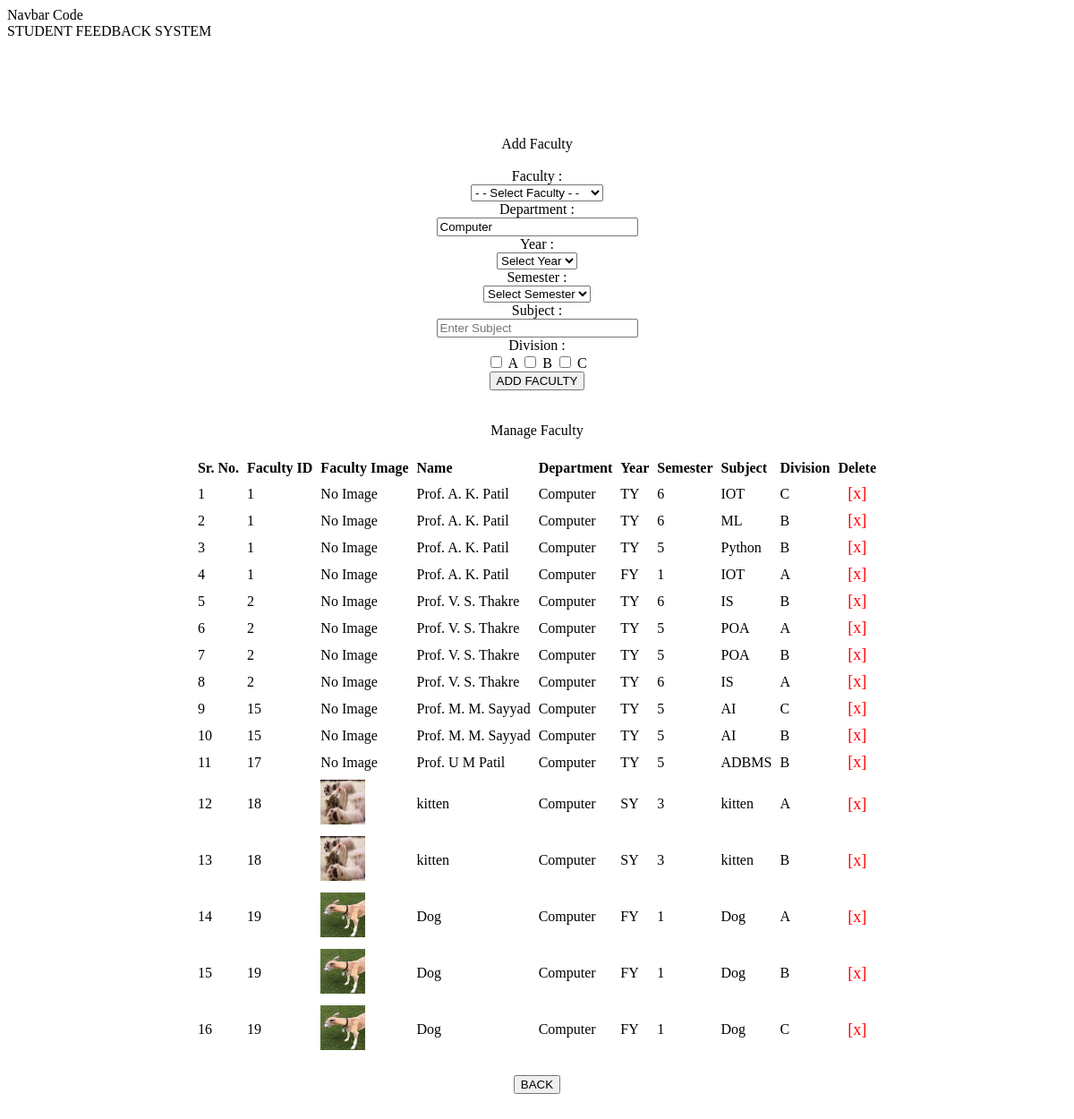
/FeedbackSystem/manageFaculty.php (signed in), run on the app's committed database.
### tables this page shows
CREATE TABLE IF NOT EXISTS `faculty` (
`id` int(255) NOT NULL,
  `faculty_id` varchar(255) NOT NULL,
  `name` varchar(255) NOT NULL,
  `department` varchar(255) NOT NULL,
  `year` varchar(255) NOT NULL,
  `semester` varchar(255) NOT NULL,
  `subject` varchar(255) NOT NULL,
  `division` varchar(255) NOT NULL
);

CREATE TABLE IF NOT EXISTS `add_teacher` (
`t_id` int(80) NOT NULL,
  `t_name` varchar(255) NOT NULL,
  `t_department` varchar(255) NOT NULL,
  `t_image` varchar(255) DEFAULT NULL
);

### FeedbackSystem/manageFaculty.php (the view, shortened to what this page needs)
<?php
include("configASL.php");
$aid=$_SESSION['aid'];
$x=mysqli_query($al,"select * from admin where aid='$aid'");
$y=mysqli_fetch_array($x);
$department=$y['department'];
?>
<!doctype html>
<html>
<head>
<link href="style.css" rel="stylesheet" type="text/css" />
</head>
<body>
<div id="topHeader">
    Navbar Code<br />
    <span class="tag">STUDENT FEEDBACK SYSTEM</span>
</div>
<br>
<br>
<br>
<br>
<div id="content" align="center">
<br>
<br>
<span class="SubHead">Add Faculty</span>
<br>
<br>
<form method="post" action="" >
<div id="table">
    <div class="tr">
            <div class="td">
                <label>Faculty : </label>
            </div>
            <div class="td">
                <select name="fc" required>
                    <option value="" disabled selected> - - Select Faculty - -</option>
                </select>
            </div>
        </div>
<div class="tr">
    <div class="td">
        <label>Department : </label>
    </div>
    <div class="td">
        <input type="text" name="department" size="25" required placeholder="Enter Department" value="<?php echo $department; ?>" readonly />
    </div>
</div>
<div class="tr">
    <div class="td">
        <label>Year : </label>
    </div>
    <div class="td">
        <select name="year" required onchange="updateSemesterOptions(this.value)">
            <option value="">Select Year</option>
        </select>
    </div>
</div>
<div class="tr">
    <div class="td">
        <label>Semester : </label>
    </div>
    <div class="td">
        <select name="sem" required>
            <option value="">Select Semester</option>
        </select>
    </div>
</div>
    <div class="tr">
        <div class="td">
            <label>Subject : </label>
        </div>
        <div class="td">
            <input type="text" name="sub" size="25" required placeholder="Enter Subject" />
        </div>
    </div>
<div class="tr">
    <div class="td">
        <label>Division : </label>
    </div>
    <div class="td">
        <?php if ($department == 'Computer') { ?>
            <input type="checkbox" name="divA" value="A" /> A
            <input type="checkbox" name="divB" value="B" /> B
            <input type="checkbox" name="divC" value="C" /> C
        <?php } elseif ($department == 'ENTC') { ?>
            <input type="checkbox" name="divA" value="A" /> A
            <input type="checkbox" name="divB" value="B" /> B
        <?php } else { ?>
            <input type="checkbox" name="div" value="A" /> A
        <?php } ?>
    </div>
</div>
</div>
        <div class="tdd">
            <input type="submit" value="ADD FACULTY" />
        </div>
<br>
<br>
    <span class="SubHead">Manage Faculty</span>
    <br>
<br>
    <table border="0" cellpadding="3" cellspacing="3">
    <tr style="font-weight:bold;">
    <td>Sr. No.</td>
    <td>Faculty ID</td>
    <td>Faculty Image</td>
    <td>Name</td>
    <td>Department</td>
    <td>Year</td>
    <td>Semester</td>
    <td>Subject</td>
    <td>Division</td>
    <td>Delete</td>
    </tr>
    <?php
    $sr=1;
    $h=mysqli_query($al,"SELECT * FROM faculty WHERE department='$department' ORDER BY CAST(faculty_id AS UNSIGNED) ASC");
    while($j=mysqli_fetch_array($h))
    {
        ?>
        <tr>
            <?php
                $facultyId = $j['faculty_id'];
                $result = mysqli_query($al, "SELECT t_image FROM add_teacher WHERE t_id='$facultyId'");
    $row = mysqli_fetch_array($result);
    $faculty_image = $row['t_image'];
            ?>
        <td><?php echo $sr;$sr++;?></td>
        <td><?php echo $j['faculty_id'];?></td>
        <td>
        <?php
        if (!empty($faculty_image) && file_exists('teacher_images/' . $faculty_image)) {
            echo '<img src="teacher_images/' . $faculty_image . '" alt="Faculty Image" width="50" height="50" />';
        } else {
            echo 'No Image';
        }
        ?>
        </td>
        <td><?php echo $j['name'];?></td>
        <td><?php echo $j['department'];?></td>
        <td><?php echo $j['year'];?></td>
        <td><?php echo $j['semester'];?></td>
        <td><?php echo $j['subject'];?></td>
        <td><?php echo $j['division'];?></td>
        <td align="center"><a href="deleteFaculty.php?faculty_id=<?php echo $j['faculty_id'];?>&department=<?php echo $j['department'];?>&year=<?php echo $j['year'];?>&semester=<?php echo $j['semester'];?>&division=<?php echo $j['division'];?>" onClick="return confirm('Are you sure?')" style="text-decoration:none;font-size:18px;color:rgba(255,0,4,1.00);">[x]</a></td>
        </tr>
     <?php } ?>
     </table>
     <br>
<input type="button" onClick="window.location='home.php'" value="BACK">
<br>
<br>
</div>
<br>
<br>
<br>
<br>
<br>
</body>
</html>

### data on the page
faculty: faculty "1", shows "No Image", name "Prof. A. K. Patil", department "Computer", year "TY", semester "6", subject "IOT", division "C"
faculty: faculty "1", shows "No Image", name "Prof. A. K. Patil", department "Computer", year "TY", semester "6", subject "ML", division "B"
faculty: faculty "1", shows "No Image", name "Prof. A. K. Patil", department "Computer", year "TY", semester "5", subject "Python", division "B"
faculty: faculty "1", shows "No Image", name "Prof. A. K. Patil", department "Computer", year "FY", semester "1", subject "IOT", division "A"
faculty: faculty "2", shows "No Image", name "Prof. V. S. Thakre", department "Computer", year "TY", semester "6", subject "IS", division "B"
faculty: faculty "2", shows "No Image", name "Prof. V. S. Thakre", department "Computer", year "TY", semester "5", subject "POA", division "A"
faculty: faculty "2", shows "No Image", name "Prof. V. S. Thakre", department "Computer", year "TY", semester "5", subject "POA", division "B"
faculty: faculty "2", shows "No Image", name "Prof. V. S. Thakre", department "Computer", year "TY", semester "6", subject "IS", division "A"
faculty: faculty "15", shows "No Image", name "Prof. M. M. Sayyad", department "Computer", year "TY", semester "5", subject "AI", division "C"
faculty: faculty "15", shows "No Image", name "Prof. M. M. Sayyad", department "Computer", year "TY", semester "5", subject "AI", division "B"
faculty: faculty "17", shows "No Image", name "Prof. U M Patil", department "Computer", year "TY", semester "5", subject "ADBMS", division "B"
faculty: faculty "18", add_teacher.t_image (picture), name "kitten", department "Computer", year "SY", semester "3", subject "kitten", division "A"
faculty: faculty "18", add_teacher.t_image (picture), name "kitten", department "Computer", year "SY", semester "3", subject "kitten", division "B"
faculty: faculty "19", add_teacher.t_image (picture), name "Dog", department "Computer", year "FY", semester "1", subject "Dog", division "A"
faculty: faculty "19", add_teacher.t_image (picture), name "Dog", department "Computer", year "FY", semester "1", subject "Dog", division "B"
faculty: faculty "19", add_teacher.t_image (picture), name "Dog", department "Computer", year "FY", semester "1", subject "Dog", division "C"
